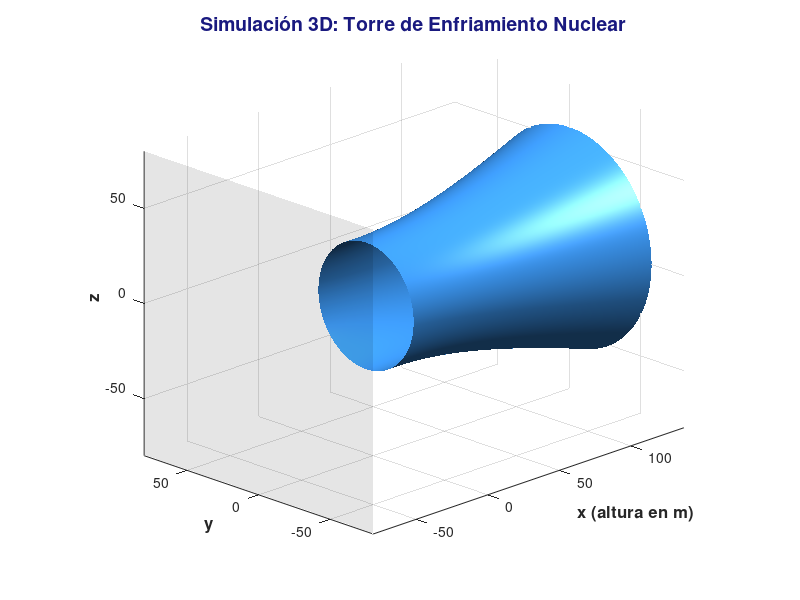

MATLAB code for this plot:
% ===== Torre de enfriamiento (hiperboloide recortado) =====
clc; clear; close all;

% === Parámetros geométricos reales ===
a = 33.23;     % radio mínimo (m)
b = 33.23;
c = 97.2;      % estiramiento vertical

% === Corte asimétrico: desde -5 m hasta 137.5 m (mismo que el original) ===
x_min = -5;
x_max = 137.5;

% === Malla más fina para suavidad ===
step = 1;
[X, Y, Z] = meshgrid(x_min:step:x_max, -80:step:80, -80:step:80);

% === Ecuación implícita del hiperboloide ===
V = (Y.^2)/(a^2) + (Z.^2)/(b^2) - (X.^2)/(c^2);

% === Visualización ===
figure('Color','w', 'Name','Torre de Enfriamiento 3D', 'NumberTitle','off');
p = patch(isosurface(X, Y, Z, V, 1));
isonormals(X, Y, Z, V, p);

% === Estética ===
set(p, ...
    'FaceColor', [0.2 0.5 0.8], ...     % azul acero
    'EdgeColor', 'none', ...
    'FaceAlpha', 0.95);                % casi opaco

% Base transparente (opcional)
hold on;
[xc, yc] = meshgrid(-80:1:80);
z_base = ones(size(xc)) * Z(1,1,1);
r_base = sqrt((xc.^2 + yc.^2));
mask = (r_base <= a * sqrt(1 + (x_min^2)/c^2)); % base circular
surf(z_base, xc, yc, 'FaceAlpha', 0.1, 'EdgeColor', 'none', 'FaceColor', [0 0 0]);

% === Cámara, luz y aspecto ===
daspect([1 1 1]);
view([-45 20]);             % ángulo 3D atractivo
camlight('right');
camlight('left');
lighting gouraud;

% === Ejes y título estilizados ===
xlabel('x (altura en m)', 'FontSize', 12, 'FontWeight', 'bold');
ylabel('y', 'FontSize', 12, 'FontWeight', 'bold');
zlabel('z', 'FontSize', 12, 'FontWeight', 'bold');
title('Simulación 3D: Torre de Enfriamiento Nuclear', ...
    'FontSize', 14, 'FontWeight', 'bold', 'Color', [0.1 0.1 0.5]);

grid on;
axis tight;
% ---------------------------------------
% RESOLUCION MEDIANTE CODIGO:

% Funciones
r = @(x) a .* sqrt(1 + (x.^2) / c^2);
rp = @(x) (a .* x) ./ (c^2 .* sqrt(1 + (x.^2)/c^2));
integrando = @(x) 2 * pi .* r(x) .* sqrt(1 + (rp(x)).^2);

% Cálculo numérico
x_min = -5;
x_max = 137.5;
area_superficie = integral(integrando, x_min, x_max);

fprintf('Área de la superficie: %.2f m^2\n', area_superficie);
